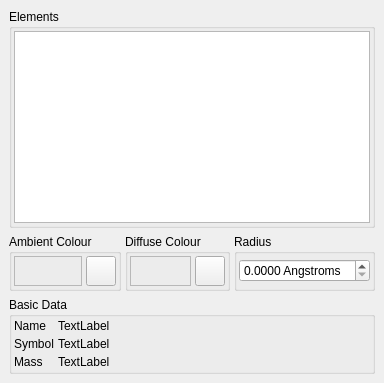
     <widget class="QWidget" name="ElementsTab" >
      <attribute name="title" >
       <string>Elements</string>
      </attribute>
      <attribute name="icon" >
       <iconset resource="icons.qrc" >:/build/icons/build_ptable.svg</iconset>
      </attribute>
      <layout class="QVBoxLayout" >
       <property name="margin" >
        <number>9</number>
       </property>
       <property name="spacing" >
        <number>6</number>
       </property>
       <item>
        <widget class="QGroupBox" name="ElementListGroup" >
         <property name="sizePolicy" >
          <sizepolicy>
           <hsizetype>1</hsizetype>
           <vsizetype>7</vsizetype>
           <horstretch>0</horstretch>
           <verstretch>0</verstretch>
          </sizepolicy>
         </property>
         <property name="title" >
          <string>Elements</string>
         </property>
         <layout class="QVBoxLayout" >
          <property name="margin" >
           <number>2</number>
          </property>
          <property name="spacing" >
           <number>4</number>
          </property>
          <item>
           <widget class="QListWidget" name="ElementList" >
            <property name="sizePolicy" >
             <sizepolicy>
              <hsizetype>1</hsizetype>
              <vsizetype>7</vsizetype>
              <horstretch>0</horstretch>
              <verstretch>0</verstretch>
             </sizepolicy>
            </property>
           </widget>
          </item>
         </layout>
        </widget>
       </item>
       <item>
        <layout class="QHBoxLayout" >
         <property name="margin" >
          <number>0</number>
         </property>
         <property name="spacing" >
          <number>4</number>
         </property>
         <item>
          <widget class="QGroupBox" name="ElementAmbientGroup" >
           <property name="sizePolicy" >
            <sizepolicy>
             <hsizetype>1</hsizetype>
             <vsizetype>1</vsizetype>
             <horstretch>0</horstretch>
             <verstretch>0</verstretch>
            </sizepolicy>
           </property>
           <property name="title" >
            <string>Ambient Colour</string>
           </property>
           <layout class="QVBoxLayout" >
            <property name="margin" >
             <number>2</number>
            </property>
            <property name="spacing" >
             <number>4</number>
            </property>
            <item>
             <layout class="QHBoxLayout" >
              <property name="margin" >
               <number>0</number>
              </property>
              <property name="spacing" >
               <number>4</number>
              </property>
              <item>
               <widget class="TColourFrame" name="ElementAmbientColourFrame" >
                <property name="sizePolicy" >
                 <sizepolicy>
                  <hsizetype>7</hsizetype>
                  <vsizetype>5</vsizetype>
                  <horstretch>0</horstretch>
                  <verstretch>0</verstretch>
                 </sizepolicy>
                </property>
                <property name="frameShape" >
                 <enum>QFrame::StyledPanel</enum>
                </property>
                <property name="frameShadow" >
                 <enum>QFrame::Raised</enum>
                </property>
               </widget>
              </item>
              <item>
               <widget class="QPushButton" name="ElementAmbientColourButton" >
                <property name="sizePolicy" >
                 <sizepolicy>
                  <hsizetype>5</hsizetype>
                  <vsizetype>5</vsizetype>
                  <horstretch>0</horstretch>
                  <verstretch>0</verstretch>
                 </sizepolicy>
                </property>
                <property name="minimumSize" >
                 <size>
                  <width>16</width>
                  <height>16</height>
                 </size>
                </property>
                <property name="maximumSize" >
                 <size>
                  <width>30</width>
                  <height>30</height>
                 </size>
                </property>
                <property name="text" >
                 <string/>
                </property>
                <property name="icon" >
                 <iconset resource="icons.qrc" >:/basic/icons/basic_colour.svg</iconset>
                </property>
               </widget>
              </item>
             </layout>
            </item>
           </layout>
          </widget>
         </item>
         <item>
          <widget class="QGroupBox" name="ElementDiffuseGroup" >
           <property name="sizePolicy" >
            <sizepolicy>
             <hsizetype>1</hsizetype>
             <vsizetype>1</vsizetype>
             <horstretch>0</horstretch>
             <verstretch>0</verstretch>
            </sizepolicy>
           </property>
           <property name="title" >
            <string>Diffuse Colour</string>
           </property>
           <layout class="QVBoxLayout" >
            <property name="margin" >
             <number>2</number>
            </property>
            <property name="spacing" >
             <number>4</number>
            </property>
            <item>
             <layout class="QHBoxLayout" >
              <property name="margin" >
               <number>0</number>
              </property>
              <property name="spacing" >
               <number>4</number>
              </property>
              <item>
               <widget class="TColourFrame" name="ElementDiffuseColourFrame" >
                <property name="sizePolicy" >
                 <sizepolicy>
                  <hsizetype>7</hsizetype>
                  <vsizetype>5</vsizetype>
                  <horstretch>0</horstretch>
                  <verstretch>0</verstretch>
                 </sizepolicy>
                </property>
                <property name="frameShape" >
                 <enum>QFrame::StyledPanel</enum>
                </property>
                <property name="frameShadow" >
                 <enum>QFrame::Raised</enum>
                </property>
               </widget>
              </item>
              <item>
               <widget class="QPushButton" name="ElementDiffuseColourButton" >
                <property name="sizePolicy" >
                 <sizepolicy>
                  <hsizetype>5</hsizetype>
                  <vsizetype>5</vsizetype>
                  <horstretch>0</horstretch>
                  <verstretch>0</verstretch>
                 </sizepolicy>
                </property>
                <property name="minimumSize" >
                 <size>
                  <width>30</width>
                  <height>30</height>
                 </size>
                </property>
                <property name="maximumSize" >
                 <size>
                  <width>30</width>
                  <height>30</height>
                 </size>
                </property>
                <property name="text" >
                 <string/>
                </property>
                <property name="icon" >
                 <iconset resource="icons.qrc" >:/basic/icons/basic_colour.svg</iconset>
                </property>
               </widget>
              </item>
             </layout>
            </item>
           </layout>
          </widget>
         </item>
         <item>
          <widget class="QGroupBox" name="ElementRadiusGroup" >
           <property name="sizePolicy" >
            <sizepolicy>
             <hsizetype>7</hsizetype>
             <vsizetype>1</vsizetype>
             <horstretch>0</horstretch>
             <verstretch>0</verstretch>
            </sizepolicy>
           </property>
           <property name="title" >
            <string>Radius</string>
           </property>
           <layout class="QHBoxLayout" >
            <property name="margin" >
             <number>2</number>
            </property>
            <property name="spacing" >
             <number>4</number>
            </property>
            <item>
             <widget class="QDoubleSpinBox" name="ElementRadiusSpin" >
              <property name="sizePolicy" >
               <sizepolicy>
                <hsizetype>7</hsizetype>
                <vsizetype>0</vsizetype>
                <horstretch>0</horstretch>
                <verstretch>0</verstretch>
               </sizepolicy>
              </property>
              <property name="suffix" >
               <string> Angstroms</string>
              </property>
              <property name="decimals" >
               <number>4</number>
              </property>
              <property name="singleStep" >
               <double>0.010000000000000</double>
              </property>
             </widget>
            </item>
           </layout>
          </widget>
         </item>
        </layout>
       </item>
       <item>
        <widget class="QGroupBox" name="groupBox" >
         <property name="sizePolicy" >
          <sizepolicy>
           <hsizetype>7</hsizetype>
           <vsizetype>5</vsizetype>
           <horstretch>0</horstretch>
           <verstretch>0</verstretch>
          </sizepolicy>
         </property>
         <property name="title" >
          <string>Basic Data</string>
         </property>
         <layout class="QGridLayout" >
          <property name="margin" >
           <number>2</number>
          </property>
          <property name="spacing" >
           <number>4</number>
          </property>
          <item row="1" column="1" >
           <widget class="QLabel" name="ElementSymbolLabel" >
            <property name="sizePolicy" >
             <sizepolicy>
              <hsizetype>7</hsizetype>
              <vsizetype>5</vsizetype>
              <horstretch>0</horstretch>
              <verstretch>0</verstretch>
             </sizepolicy>
            </property>
            <property name="text" >
             <string>TextLabel</string>
            </property>
           </widget>
          </item>
          <item row="0" column="0" >
           <widget class="QLabel" name="label64574" >
            <property name="text" >
             <string>Name</string>
            </property>
           </widget>
          </item>
          <item row="2" column="1" >
           <widget class="QLabel" name="ElementMassLabel" >
            <property name="sizePolicy" >
             <sizepolicy>
              <hsizetype>7</hsizetype>
              <vsizetype>5</vsizetype>
              <horstretch>0</horstretch>
              <verstretch>0</verstretch>
             </sizepolicy>
            </property>
            <property name="text" >
             <string>TextLabel</string>
            </property>
           </widget>
          </item>
          <item row="0" column="1" >
           <widget class="QLabel" name="ElementNameLabel" >
            <property name="sizePolicy" >
             <sizepolicy>
              <hsizetype>7</hsizetype>
              <vsizetype>5</vsizetype>
              <horstretch>0</horstretch>
              <verstretch>0</verstretch>
             </sizepolicy>
            </property>
            <property name="text" >
             <string>TextLabel</string>
            </property>
           </widget>
          </item>
          <item row="2" column="0" >
           <widget class="QLabel" name="label64574_3" >
            <property name="text" >
             <string>Mass</string>
            </property>
           </widget>
          </item>
          <item row="1" column="0" >
           <widget class="QLabel" name="label64574_2" >
            <property name="text" >
             <string>Symbol</string>
            </property>
           </widget>
          </item>
         </layout>
        </widget>
       </item>
      </layout>
     </widget>
